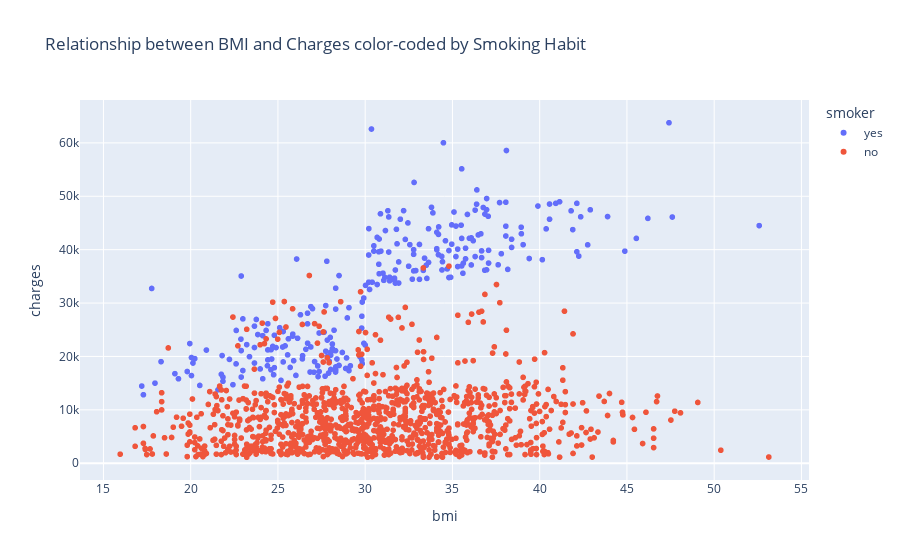

Notebook cell for this chart:
### Code cell
import plotly.express as px

# No matter the bmi, the people who smoke pay more in general. The red dots representing the people who don't smoke are mostly below across all levels of bmi.

fig = px.scatter(med, x='bmi', y='charges', color='smoker',
                 title='Relationship between BMI and Charges color-coded by Smoking Habit')
fig.show()

### Figure 1 — Plotly figure (JSON) as saved in the notebook; plotly's stock layout.template omitted (floating-point values rounded to 4 significant figures; data arrays with more than 128 entries replaced by an {"elided": "..."} marker saying what was removed)
{"data": [{"hovertemplate": "smoker=yes<br>bmi=%{x}<br>charges=%{y}<extra></extra>", "legendgroup": "yes", "marker": {"color": "#636efa", "symbol": "circle"}, "mode": "markers", "name": "yes", "showlegend": true, "type": "scattergl", "x": {"elided": "274 float values"}, "xaxis": "x", "y": {"elided": "274 float values"}, "yaxis": "y"}, {"hovertemplate": "smoker=no<br>bmi=%{x}<br>charges=%{y}<extra></extra>", "legendgroup": "no", "marker": {"color": "#EF553B", "symbol": "circle"}, "mode": "markers", "name": "no", "showlegend": true, "type": "scattergl", "x": {"elided": "1063 float values"}, "xaxis": "x", "y": {"elided": "1063 float values"}, "yaxis": "y"}], "layout": {"legend": {"title": {"text": "smoker"}, "tracegroupgap": 0}, "title": {"text": "Relationship between BMI and Charges color-coded by Smoking Habit"}, "xaxis": {"anchor": "y", "domain": [0, 1], "title": {"text": "bmi"}}, "yaxis": {"anchor": "x", "domain": [0, 1], "title": {"text": "charges"}}}}
